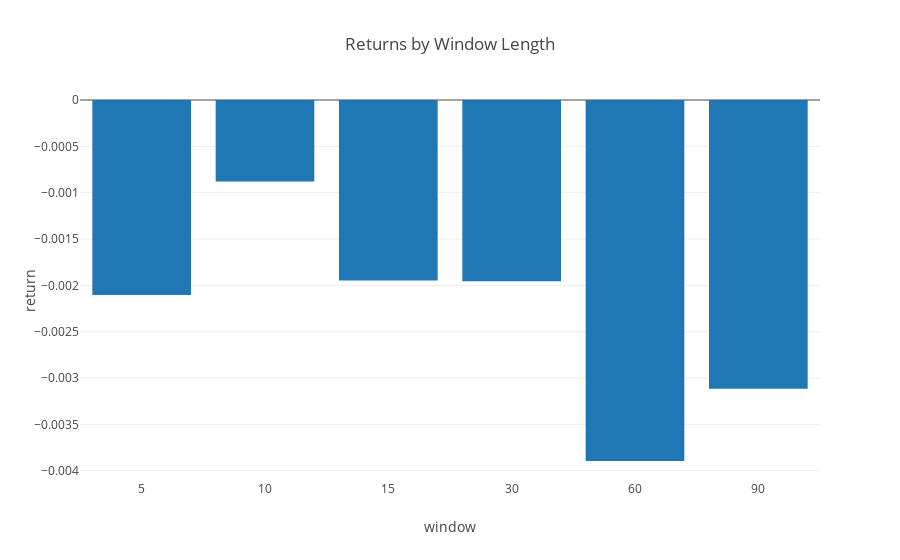

This figure's notebook cell:
### Markdown cell above
* This strategy appears to perform better with shorter window lengths, but at the given return thresholds it loses money regardless of window length.

### Code cell
df_win_ret = pd.DataFrame(window_returns)
df_win_ret["return"] = np.log(1 + df_win_ret.profit/df_win_ret.capital)
fig = df_win_ret.plot(x="window", y="return", template='none', title="Returns by Window Length", kind="bar")
fig.update_xaxes(type="category")
fig.show()

### Figure 1 — Plotly figure (JSON) as saved in the notebook; plotly's stock layout.template omitted (floating-point values rounded to 4 significant figures)
{"data": [{"alignmentgroup": "True", "hovertemplate": "window=%{x}<br>return=%{y}<extra></extra>", "legendgroup": "", "marker": {"color": "#1F77B4"}, "name": "", "offsetgroup": "", "orientation": "v", "showlegend": false, "textposition": "auto", "type": "bar", "x": [5, 10, 15, 30, 60, 90], "xaxis": "x", "y": [-0.002105, -0.0008806, -0.001949, -0.001957, -0.003896, -0.003117], "yaxis": "y"}], "layout": {"barmode": "relative", "legend": {"tracegroupgap": 0}, "title": {"text": "Returns by Window Length"}, "xaxis": {"anchor": "y", "domain": [0, 1], "title": {"text": "window"}, "type": "category"}, "yaxis": {"anchor": "x", "domain": [0, 1], "title": {"text": "return"}}}}
